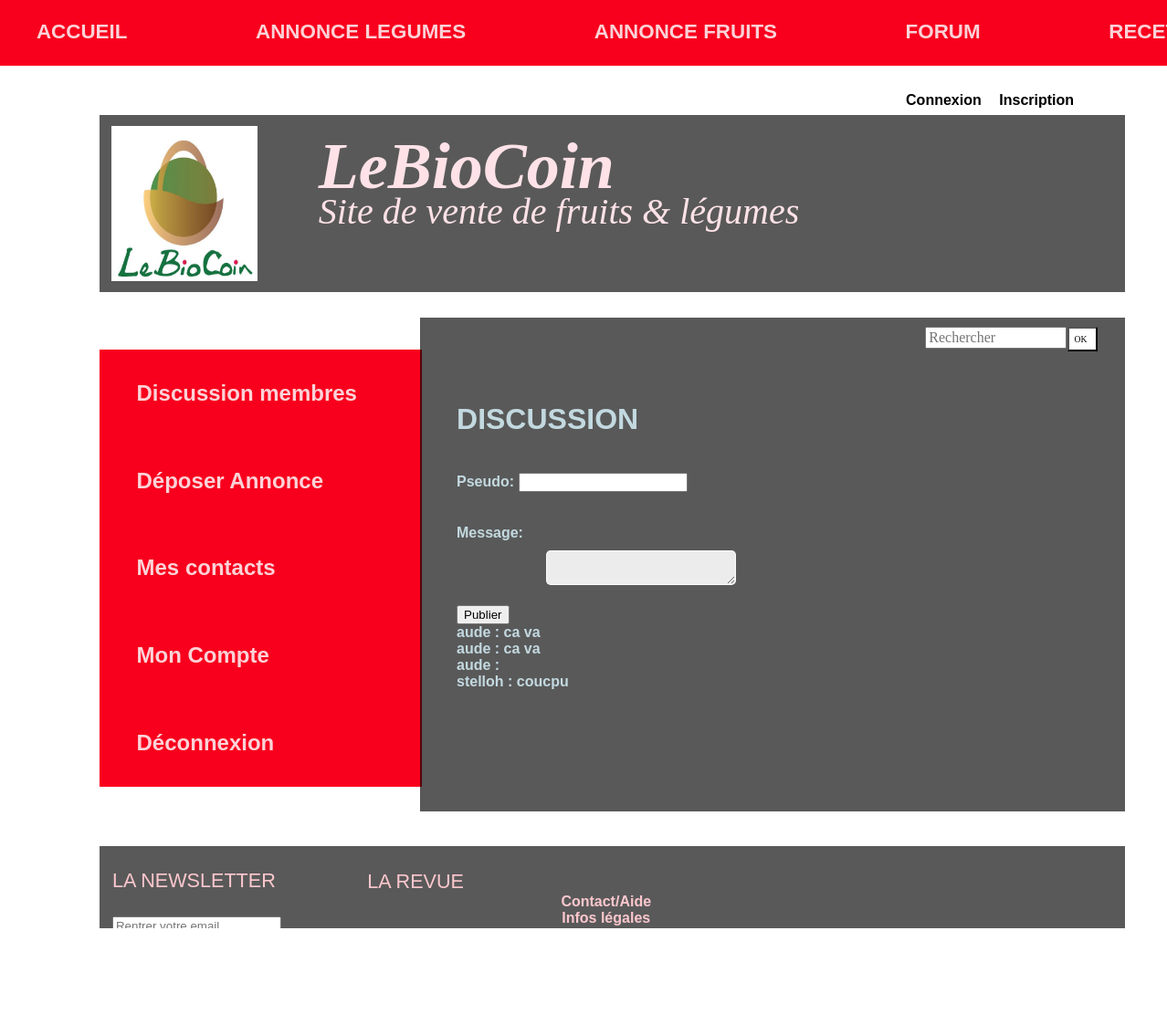
The app's page /chat.php with its own data.
### tables this page shows
CREATE TABLE IF NOT EXISTS `chat` (
  `id_chat` int(11) NOT NULL AUTO_INCREMENT,
  `pseudo` varchar(255) NOT NULL,
  `message` text NOT NULL,
  PRIMARY KEY (`id_chat`)
);

### chat.php (the view, shortened to what this page needs)
<!DOCTYPE html>
<html>
<head>
    <link rel="stylesheet" href="styles/header.css">
    <?php include("header.php") ?>
 </head>
<?php
$bdd = new PDO('mysql:host=localhost;dbname=mabase', 'root','');
?>
<body>
  <div id="discussion">
    <form method="post" action ="">
        <h1>DISCUSSION</h1>
          <br>
          <tr>
          <td>
            <label>Pseudo: </label>
          </td>
          <td>
            <input type="text" name="pseudo" placeholder="votre pseudo du chat" value="<?php if(isset($pseudo)) { echo $pseudo;} ?>   "/>
          </td>
        </tr>
        <br>
        <br>
        <br>
        <tr>
          <td>
            <label>Message: </label>
          </td>
          <td>
            <textarea type="text" name ="message" > </textarea>
          </td>
        </tr>
        <br/>
        <br>
        <input type="submit" name="envoyer" value="Publier"/>
    </form>
<?php
$allmsg= $bdd->query('SELECT * FROM chat ORDER BY id_chat DESC');
while($msg= $allmsg->fetch())
{
  ?>
  <b><?php echo $msg['pseudo'] ?> : </b>
<?php echo $msg['message']
 ?><br />
<?php
}
?>
  </div>
  </body>
</html>

### styles/header.css (style rules this page uses)
body { background-image:url("http://www.google.fr/url?source=imglanding&ct=img&q=http://www.tao-mieux-etre.fr/web_images/pamplemousse-muffetflickr-cc.jpg&sa=X&ei=KadsVazYBMi1UbiwgNgM&ved=0CAkQ8wc4pgI&usg=AFQjCNHYb0JLWZ968Qpg9VzUwsZocn0uWQ"); background-attachment:fixed; background-size: cover; }
#discussion { padding:3%; padding-top:1%; font-family: Lucida Sans Unicode, Lucida Grande, sans-serif; font-weight: bold; color: #C3D9E0; background-color:rgba(0, 0,0, 0.0); position:absolute; height:59%; width: 35%; margin-top:-56%; margin-left: 35.5%; }
#discussion input { box-shadow: 5px; font-family: Lucida Sans Unicode, Lucida Grande, sans-serif; }
#discussion textarea { position: relative; left: -110%; }
#cadre_1 input, textarea { margin-left:590px; margin-top:10px; }
#cadre_1 input, textarea, select { border:1px solid rgba(255, 255, 255, 0.74902); border-radius:5px; padding:3px; width:200px; }
#cadre_1 input, textarea, select, option { background-color:#ECECEC; }

### records on screen
chat: pseudo "aude", message "ca va"
chat: pseudo "aude", message "ca va"
chat: pseudo "aude"
chat: pseudo "stelloh", message "coucpu"
